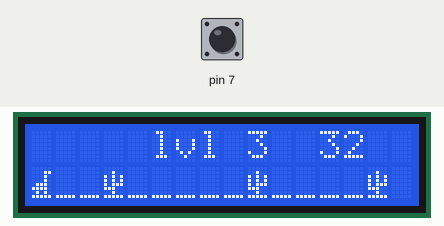
Simulated run of this program. Board: Arduino Uno, built with avr-gcc and run on an emulated ATmega328P. On the bench: 16×2 character LCD. The test bench sets the inputs (shaded band); at power-on: pin 7 HIGH. Random numbers use the default seed unless the program sets one.

Above: at 1.3 s.
1.4 s: pin 7 pulled LOW for 0.15 s
At 1.59 s:
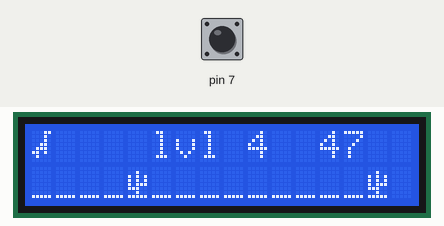
2.1 s: pin 7 pulled LOW for 1 s
At 3.15 s:
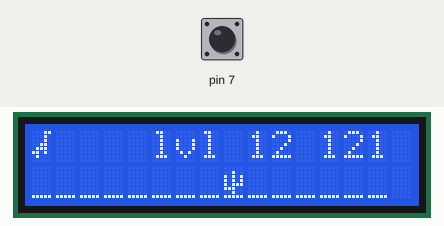
3.7 s: pin 7 pulled LOW for 0.15 s
At 4.07 s:
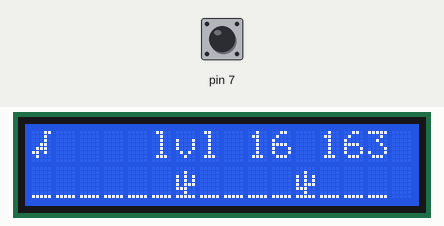
4.4 s: pin 7 pulled LOW for 3.2 s
At 5.6 s:
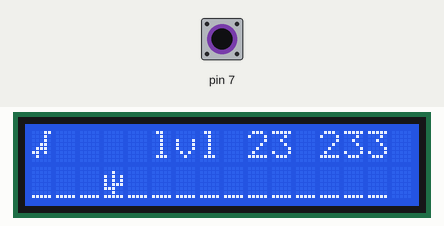
8.2 s: pin 7 pulled LOW for 0.15 s
At 8.66 s:
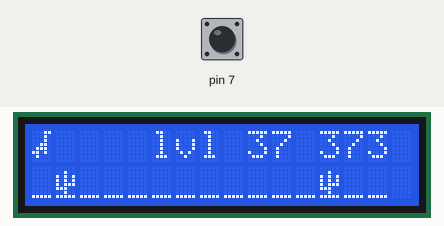
8.9 s: pin 7 pulled LOW for 1 s
At 9.88 s:
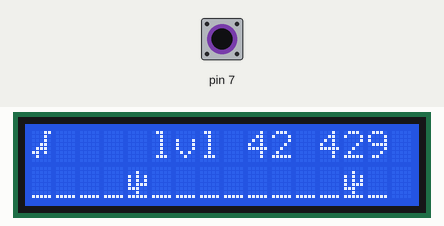
Timing chart, 0 to 11.9 s (numbered marks = the images above; inputs shaded):
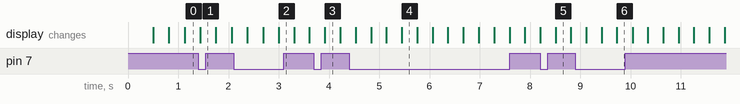

The program:

main.cpp
```cpp
#include <Arduino.h>
#include <LiquidCrystal_I2C.h>

LiquidCrystal_I2C lcd(0x20, 16, 2);

long world[15] = {0, 0, 0, 0, 0, 1, 0, 0, 0, 0, 0, 0, 0, 1, 0};
long time = 500;
long jump_time = 1500;
int cactus_spawn_lim = 3;
int lvl = 1;

bool in_game = true;
bool jump_pressed = false;
long score = 1;
long current_time = 0;
long current_jump_time = 0;
long tmp_scroll_catus_state = 0;

byte empty_char[8] = {
  0b00000,
  0b00000,
  0b00000,
  0b00000,
  0b00000,
  0b00000,
  0b00000,
  0b00000
};
byte dino_char[8] = {
  0b00000,
  0b00011,
  0b00010,
  0b00010,
  0b01110,
  0b11110,
  0b01010,
  0b11111
};
byte floor_char[8] = {
  0b00000,
  0b00000,
  0b00000,
  0b00000,
  0b00000,
  0b00000,
  0b00000,
  0b11111
};
byte cactus_char[8] = {
  0b00000,
  0b00100,
  0b10101,
  0b10101,
  0b10111,
  0b11100,
  0b00100,
  0b11111
};
byte dino_jump_char[8] = {
  0b00011,
  0b00010,
  0b00010,
  0b00110,
  0b01110,
  0b11010,
  0b01000,
  0b00000
};
byte dead_dino[8] = {
  0b00000,
  0b00000,
  0b00000,
  0b00000,
  0b11111,
  0b11101,
  0b10100,
  0b11111
};
byte skull[8] = {
  0b00000,
  0b01110,
  0b11111,
  0b10101,
  0b11111,
  0b01110,
  0b01010,
  0b00000
};

bool jumping = false;

void setup() {
  pinMode(7, INPUT_PULLUP);

  lcd.init();
  lcd.backlight();

  lcd.createChar(0, empty_char);
  lcd.createChar(1, dino_char);
  lcd.createChar(2, dino_jump_char);
  lcd.createChar(3, floor_char);
  lcd.createChar(4, cactus_char);
  lcd.createChar(5, dead_dino);
  lcd.createChar(6, skull);

  lcd.setCursor(0, 1);
  lcd.write((byte)1); //afficher le dino à gauche
}

void loop() {
  if (in_game) {
    if (jumping && millis() - current_jump_time > jump_time) {
      jumping = false;
    }

    if (!digitalRead(7)) {
      if (!jump_pressed) {
        current_jump_time = millis();
        jump_pressed = true;
        jumping = true;
      }
    } else {
      jump_pressed = false;
    }

    if (jumping) {
      lcd.setCursor(0, 1);
      if (world[0] == 0) {
        lcd.write((byte)3);
      } else {
        lcd.write((byte)4);
      }
      lcd.setCursor(0, 0);
      lcd.write((byte)2);
    } else {
      lcd.setCursor(0, 1);
      lcd.write((byte)1);
      lcd.setCursor(0, 0);
      lcd.write((byte)0);
    }

    //death
    if (!jumping && world[0] == 1) {
      //in_game = false;
    }

    //scroll ground
    lcd.setCursor(1, 1);
    for (int i = 1; i < 15; i++) {
      if (world[i] == 0) {
        lcd.write((byte)3);
      } else {
        lcd.write((byte)4);
      }
    }

    //world
    if (millis()-current_time > time) {
      current_time = millis();
      for (int i = 0; i < 15; i++) {
        world[i-1] = world[i];
      }

      score += 1;
      tmp_scroll_catus_state += 1;

      if (random(0, 5) == 0 && tmp_scroll_catus_state > cactus_spawn_lim) {
          world[14] = 1;
          tmp_scroll_catus_state = 0;
      } else {
          world[14] = 0;
      }
    }

    //show score
    lcd.setCursor(12, 0);
    lcd.print(String(score));


    //manage lvls
    if (lvl != score/10) {
      lvl = score/10;
      //time -= 50;

      lcd.setCursor(5, 0);
      lcd.print("lvl ");
      lcd.print(lvl);
      //lcd.write((byte)6);
    }


  } else {
    lcd.setCursor(1, 0);
    lcd.print("You are so bad");
    lcd.write((byte)6);

    lcd.setCursor(0, 1);
    lcd.write((byte)5);
    lcd.setCursor(0, 0);
    lcd.write((byte)6);

    //restart
    if (!digitalRead(7)) {
      lcd.clear();
      in_game = true;
      score = 0;

      lcd.setCursor(0, 1);
      lcd.write((byte)1);
      lcd.setCursor(0, 0);
      lcd.write((byte)0);
      for (int i = 0; i < 15; i++) {
        world[i] = 0;
      }
      lcd.setCursor(0, 0);
    }
  }


}
```
